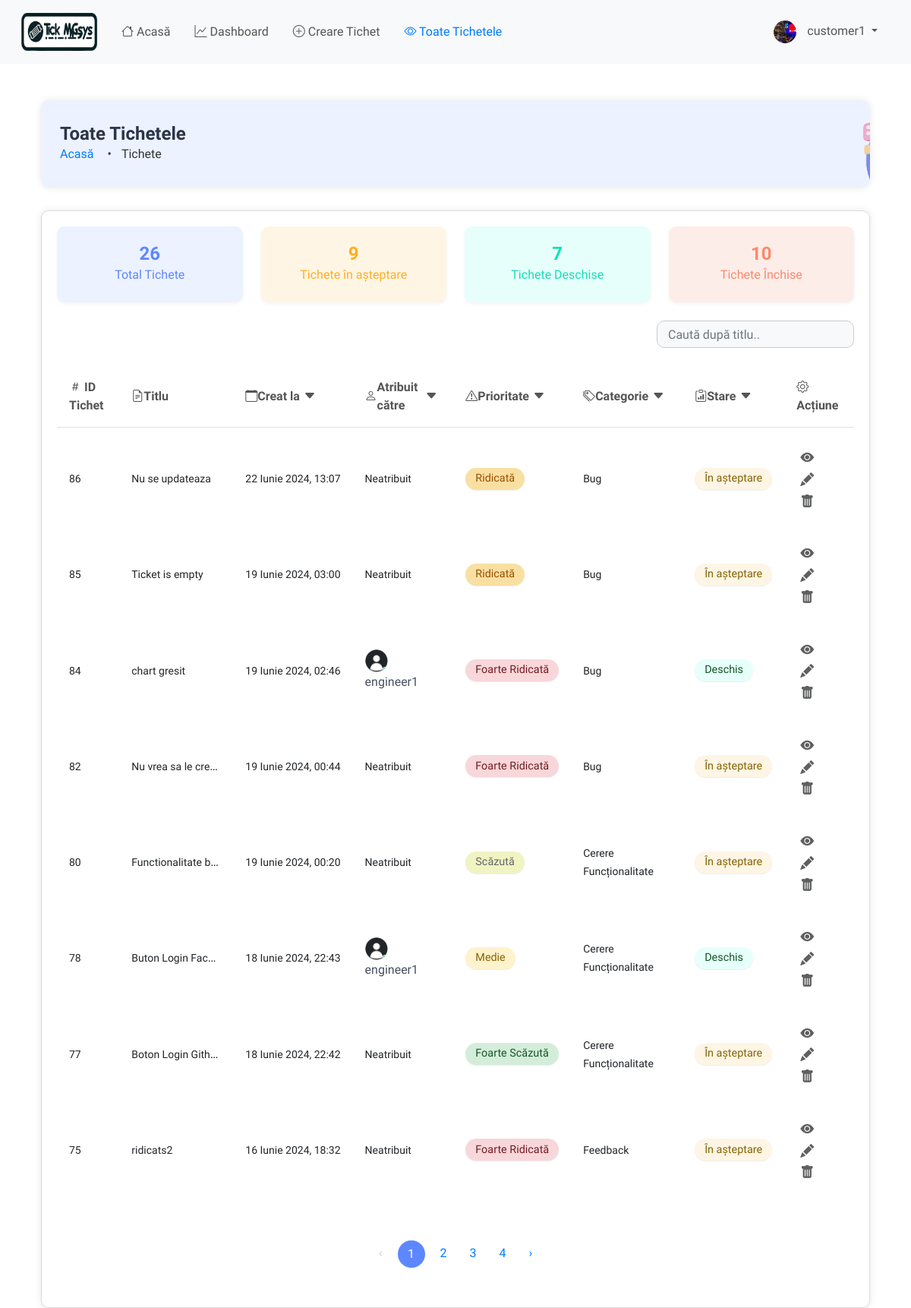
The app's page /ticket/all-tickets/ (signed in), older data.
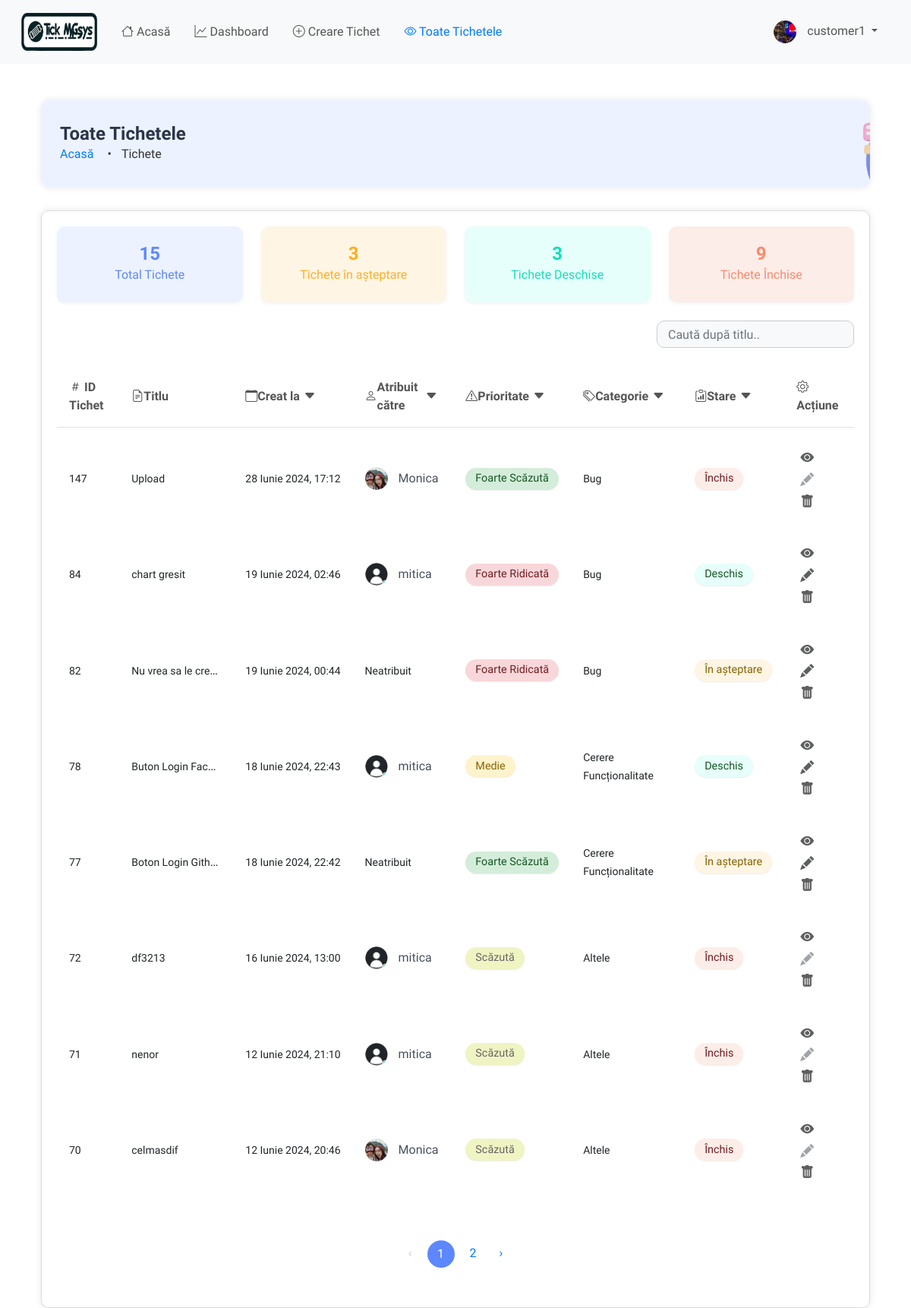
The same page, newer data.
### ticket/models.py (models this page shows, shortened)
class Ticket(models.Model):
    PRIORITY_CHOICES = (
        ('Very Low', 'Foarte Scăzut'),
        ('Low', 'Scăzut'),
        ('Medium', 'Mediu'),
        ('High', 'Ridicat'),
        ('Very High', 'Foarte Ridicat'),
    )
    CATEGORY_CHOICES = (
        ('Bug', 'Bug'),
        ('Feature Request', 'Cerere Funcționalitate'),
        ('Customer Support', 'Suport Client'),
        ('Sales', 'Vânzări'),
        ('Feedback', 'Feedback'),
        ('Other', 'Altele'),
    )
    STATUS_CHOICES = (
        ('Active', 'Activ'),
        ('Completed', 'Completat'),
        ('Pending', 'În așteptare'),
    )
    id = models.AutoField(primary_key=True)
    title = models.CharField(max_length=100, validators=[MaxLengthValidator(100)], unique=True)
    description = models.TextField()
    priority = models.CharField(max_length=9, choices=PRIORITY_CHOICES, default='Low')
    category = models.CharField(max_length=20, choices=CATEGORY_CHOICES, default='Other')
    created_by = models.ForeignKey(User, on_delete=models.CASCADE, related_name='tickets_created', editable=False)
    date_created = models.DateTimeField(auto_now_add=True)
    assigned_to = models.ForeignKey(User, on_delete=models.DO_NOTHING, null=True, blank=True,
                                    related_name='tickets_assigned')
    is_resolved = models.BooleanField(default=False)
    accepted_date = models.DateTimeField(null=True, blank=True)
    closed_date = models.DateTimeField(null=True, blank=True)
    ticket_status = models.CharField(max_length=20, choices=STATUS_CHOICES, default='Pending')
    updated_at = models.DateTimeField(auto_now=True)
    class Meta:
        verbose_name = "Ticket"
        verbose_name_plural = "Tickets"
        ordering = ['-date_created']
        unique_together = ('title', 'created_by')
        indexes = [
            models.Index(fields=['priority']),
            models.Index(fields=['category']),
            models.Index(fields=['ticket_status']),
            models.Index(fields=['date_created']),
            models.Index(fields=['updated_at']),
        ]

### users/models.py (models this page shows, shortened)
class User(AbstractUser):
    is_customer = models.BooleanField(default=False)
    is_engineer = models.BooleanField(default=False)
    is_admin = models.BooleanField(default=False)  # New field for admin users
    profile_image = models.ImageField(upload_to='profile_images/', default='profile_images/default.png')

### ticket/views.py (the view)
# urls.py: path('all-tickets/', views.all_tickets, name='all-tickets'),
@login_required
def all_tickets(request):
    status_filter = request.GET.get('status', 'all')
    search_query = request.GET.get('search', '')
    date_filter = request.GET.get('date', '')
    assigned_to_filter = request.GET.get('assigned_to', '')
    priority_filter = request.GET.get('priority', '')
    category_filter = request.GET.get('category', '')
    if request.user.is_superuser or request.user.is_engineer:  # Admin users and engineers see all tickets
        base_queryset = Ticket.objects.all()
    else:  # Non-admin, non-engineer users see only their tickets
        base_queryset = Ticket.objects.filter(created_by=request.user)
    if status_filter and status_filter != 'all':
        base_queryset = base_queryset.filter(ticket_status=status_filter)
    if date_filter:
        base_queryset = base_queryset.filter(date_created__date=date_filter)
    if assigned_to_filter:
        base_queryset = base_queryset.filter(assigned_to__username__icontains=assigned_to_filter)
    if priority_filter:
        base_queryset = base_queryset.filter(priority=priority_filter)
    if category_filter:
        base_queryset = base_queryset.filter(category=category_filter)
    if search_query:
        base_queryset = base_queryset.filter(Q(title__icontains=search_query) | Q(id__icontains=search_query))
    total_tickets = base_queryset.count()
    pending_tickets = base_queryset.filter(ticket_status='Pending').count()
    open_tickets = base_queryset.filter(ticket_status='Active').count()
    closed_tickets = base_queryset.filter(ticket_status='Completed').count()
    paginator = Paginator(base_queryset, 8)  # Show 8 tickets per page
    page = request.GET.get('page')
    try:
        tickets = paginator.page(page)
    except PageNotAnInteger:
        tickets = paginator.page(1)
    except EmptyPage:
        tickets = paginator.page(paginator.num_pages)
    context = {
        'tickets': tickets,
        'total_tickets': total_tickets,
        'pending_tickets': pending_tickets,
        'open_tickets': open_tickets,
        'closed_tickets': closed_tickets,
        'page': page,
        'status_filter': status_filter,
        'search_query': search_query,  # Add search query to context
        'date_filter': date_filter,
        'assigned_to_filter': assigned_to_filter,
        'priority_filter': priority_filter,
        'category_filter': category_filter,
    }
    return render(request, 'ticket/all_tickets.html', context)

### templates/ticket/all_tickets.html (shortened to what the changed rows need)
{% extends 'base.html' %}
{% load static %}
{% block content %}
    <div class="container mt-5">
        <div class="header-box">
            <div class="header-content">
                <h1 class="header-title">Toate Tichetele</h1>
            </div>
        </div>
        <div class="content-box">
            <div class="row">
                <div class="col-md-3 mb-4">
                    <div class="card text-center bg-total-tickets ticket-card"
                         onclick="window.location.href='?status=all'">
                        <div class="card-body ticket-card-body">
                            <p class="card-number ticket-card-number mb-0">{{ total_tickets }}</p>
                            <h5 class="card-title ticket-card-title mt-0">Total Tichete</h5>
                        </div>
                    </div>
                </div>
                <div class="col-md-3 mb-4">
                    <div class="card text-center bg-pending-tickets ticket-card"
                         onclick="window.location.href='?status=Pending'">
                        <div class="card-body ticket-card-body">
                            <p class="card-number ticket-card-number mb-0">{{ pending_tickets }}</p>
                            <h5 class="card-title ticket-card-title mt-0">Tichete în așteptare</h5>
                        </div>
                    </div>
                </div>
                <div class="col-md-3 mb-4">
                    <div class="card text-center bg-open-tickets ticket-card"
                         onclick="window.location.href='?status=Active'">
                        <div class="card-body ticket-card-body">
                            <p class="card-number ticket-card-number mb-0">{{ open_tickets }}</p>
                            <h5 class="card-title ticket-card-title mt-0">Tichete Deschise</h5>
                        </div>
                    </div>
                </div>
                <div class="col-md-3 mb-4">
                    <div class="card text-center bg-closed-tickets ticket-card"
                         onclick="window.location.href='?status=Completed'">
                        <div class="card-body ticket-card-body">
                            <p class="card-number ticket-card-number mb-0">{{ closed_tickets }}</p>
                            <h5 class="card-title ticket-card-title mt-0">Tichete Închise</h5>
                        </div>
                    </div>
                </div>
            </div>
            <form method="get" action="{% url 'all-tickets' %}">
                <div class="table-responsive">
                    <table class="table table-hover" id="ticketTable">
                        <thead class="thead-light">
                        <tr>
                            <th scope="col"><i class="bi bi-hash"></i> ID Tichet</th>
                            <th scope="col">
                                <div class="filter-header">
                                    <i class="bi bi-file-earmark-text"></i> Titlu
                                </div>
                            </th>
                            <th scope="col">
                                <div class="filter-header">
                                    <i class="bi bi-calendar"></i> Creat la
                                    <div class="dropdown">
                                        <i class="bi bi-caret-down-fill filter-arrow" id="dropdownDate"
                                           data-bs-toggle="dropdown" aria-expanded="false"></i>
                                    </div>
                                </div>
                            </th>
                            <th scope="col">
                                <div class="filter-header">
                                    <i class="bi bi-person"></i> Atribuit către
                                    <div class="dropdown">
                                        <i class="bi bi-caret-down-fill filter-arrow" id="dropdownAssignedTo"
                                           data-bs-toggle="dropdown" aria-expanded="false"></i>
                                    </div>
                                </div>
                            </th>
                            <th scope="col">
                                <div class="filter-header">
                                    <i class="bi bi-exclamation-triangle"></i> Prioritate
                                    <div class="dropdown">
                                        <i class="bi bi-caret-down-fill filter-arrow" id="dropdownPriority"
                                           data-bs-toggle="dropdown" aria-expanded="false"></i>
                                    </div>
                                </div>
                            </th>
                            <th scope="col">
                                <div class="filter-header">
                                    <i class="bi bi-tags"></i> Categorie
                                    <div class="dropdown">
                                        <i class="bi bi-caret-down-fill filter-arrow" id="dropdownCategory"
                                           data-bs-toggle="dropdown" aria-expanded="false"></i>
                                    </div>
                                </div>
                            </th>
                            <th scope="col">
                                <div class="filter-header">
                                    <i class="bi bi-clipboard-data"></i> Stare
                                    <div class="dropdown">
                                        <i class="bi bi-caret-down-fill filter-arrow" id="dropdownStatus"
                                           data-bs-toggle="dropdown" aria-expanded="false"></i>
                                    </div>
                                </div>
                            </th>
                            <th scope="col">
                                <div id="actionIcon" class="action-icon">
                                    <i class="bi bi-gear"></i> Acțiune
                                </div>
                            </th>
                        </tr>
                        </thead>
                        <tbody>
                        {% for ticket in tickets %}
                            <tr class="ticket-row" data-status="{{ ticket.ticket_status|lower }}">
                                <td><small>{{ ticket.id }}</small></td>
                                <td class="truncate"><small>{{ ticket.title }}</small></td>
                                <td class="truncate-date"><small>{{ ticket.date_created }}</small></td>
                                <td>
                                    {% if ticket.assigned_to %}
                                        <img src="{{ ticket.assigned_to.profile_image.url }}"
                                             alt="Imagine de Profil {{ ticket.assigned_to.username }}"
                                             class="profile-image">
                                        <span class="assigned-username">{{ ticket.assigned_to.username }}</span>
                                    {% else %}
                                        <small>Neatribuit</small>
                                    {% endif %}
                                </td>
                                <td>
                                    {% if ticket.priority == 'Very Low' %}
                                        <span class="badge badge-very-low">Foarte Scăzută</span>
                                    {% elif ticket.priority == 'Low' %}
                                        <span class="badge badge-low">Scăzută</span>
                                    {% elif ticket.priority == 'Medium' %}
                                        <span class="badge badge-medium">Medie</span>
                                    {% elif ticket.priority == 'High' %}
                                        <span class="badge badge-high">Ridicată</span>
                                    {% elif ticket.priority == 'Very High' %}
                                        <span class="badge badge-very-high">Foarte Ridicată</span>
                                    {% endif %}
                                </td>
                                <td><small>{{ ticket.get_category_display }}</small></td>
                                <td>
                                    {% if ticket.ticket_status == 'Active' %}
                                        <span class="badge badge-open">Deschis</span>
                                    {% elif ticket.ticket_status == 'Pending' %}
                                        <span class="badge badge-pending">În așteptare</span>
                                    {% elif ticket.ticket_status == 'Completed' %}
                                        <span class="badge badge-closed">Închis</span>
                                    {% endif %}
                                </td>
                                <td>
                                    <a href="{% url 'ticket-details' ticket.pk %}" class="btn btn-view btn-sm"
                                       title="Detalii">
                                        <i class="bi bi-eye-fill"></i>
                                    </a>
                                    {% if ticket.ticket_status == 'Completed' %}
                                        <span class="btn btn-edit btn-sm disabled" title="Editează">
                                         <i class="bi bi-pencil-fill text-muted"></i>
                                        </span>
                                    {% else %}
                                        <a href="{% url 'update-ticket' ticket.pk %}" class="btn btn-edit btn-sm"
                                           title="Editează">
                                            <i class="bi bi-pencil-fill"></i>
                                        </a>
                                    {% endif %}
                                    <a href="#" class="btn btn-delete btn-sm" data-bs-toggle="modal"
                                       data-bs-target="#deleteModal" data-ticket-id="{{ ticket.pk }}" title="Șterge">
                                        <i class="bi bi-trash-fill"></i>
                                    </a>
                                </td>
                            </tr>
                        {% endfor %}
                        </tbody>
                    </table>
                </div>
            </form>
            <div class="pagination-container">
                <nav aria-label="Navigare pagină exemplu">
                    <ul class="pagination">
                        {% for num in tickets.paginator.page_range %}
                            {% if num > tickets.number|add:'-4' and num < tickets.number|add:'4' %}
                                {% if tickets.number == num %}
                                    <li class="page-item active"><a class="page-link" href="#">{{ num }}</a></li>
                                {% else %}
                                    <li class="page-item"><a class="page-link" href="?page=
                                            {{ num }}">{{ num }}</a>
                                    </li>
                                {% endif %}
                            {% endif %}
                        {% endfor %}
                    </ul>
                </nav>
            </div>
        </div>
    </div>
{% endblock content %}

Row changes from the older to the newer data that the page shows:
removed Ticket: id "86", title "Nu se updateaza", date_created "22 Iunie 2024, 13:07", shows "Neatribuit", priority "Ridicată", category "Bug", ticket_status "În așteptare"
removed Ticket: id "85", title "Ticket is empty", date_created "19 Iunie 2024, 03:00", shows "Neatribuit", priority "Ridicată", category "Bug", ticket_status "În așteptare"
removed Ticket: id "80", title "Functionalitate b…", date_created "19 Iunie 2024, 00:20", shows "Neatribuit", priority "Scăzută", category "Cerere Funcționalitate", ticket_status "În așteptare"
removed Ticket: id "75", title "ridicats2", date_created "16 Iunie 2024, 18:32", shows "Neatribuit", priority "Foarte Ridicată", category "Feedback", ticket_status "În așteptare"
added Ticket: id "147", title "Upload", date_created "28 Iunie 2024, 17:12", assigned_to.profile_image (picture), assigned_to.username "Monica", priority "Foarte Scăzută", category "Bug", ticket_status "Închis"
changed Ticket "chart gresit": assigned_to.username "engineer1" → "mitica"
changed Ticket "18 Iunie 2024, 22:43": assigned_to.username "engineer1" → "mitica"
now on this page (row edited): Ticket: id "72", title "df3213", date_created "16 Iunie 2024, 13:00", assigned_to.profile_image (placeholder picture), assigned_to.username "mitica", priority "Scăzută", category "Altele", ticket_status "Închis"
now on this page (row edited): Ticket: id "71", title "nenor", date_created "12 Iunie 2024, 21:10", assigned_to.profile_image (placeholder picture), assigned_to.username "mitica", priority "Scăzută", category "Altele", ticket_status "Închis"
now on this page (row edited): Ticket: id "70", title "celmasdif", date_created "12 Iunie 2024, 20:46", assigned_to.profile_image (picture), assigned_to.username "Monica", priority "Scăzută", category "Altele", ticket_status "Închis"
Text that changed along with them:
{{ total_tickets }}: "26" → "15"
{{ pending_tickets }}: "9" → "3"
{{ open_tickets }}: "7" → "3"
{{ closed_tickets }}: "10" → "9"
list line gone: "3"
list line gone: "4"
